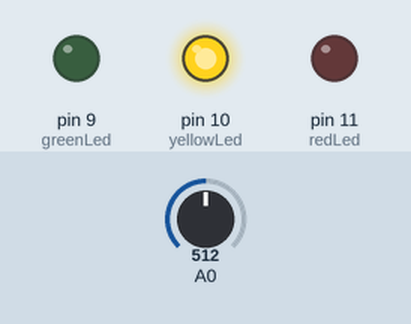
This sketch was run on a simulated Arduino Uno, built with avr-gcc and run on an emulated ATmega328P. Parts: output pins drawn as LEDs (lit = HIGH). The test bench sets the inputs (shaded band); at power-on: A0 = 512. What the sketch prints to the serial monitor is not drawn.

Above: at 1.2 s.
1.3 s: A0 set to 672
2.8 s: A0 set to 687
At 3.3 s:
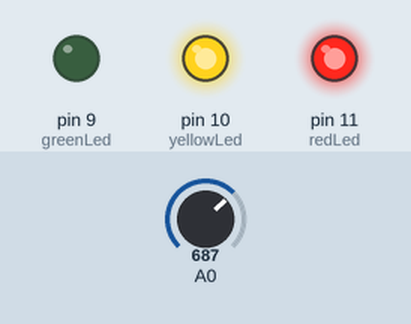
4.3 s: A0 set to 831
5.8 s: A0 set to 853
At 6.7 s:
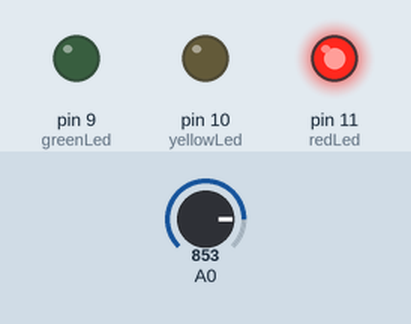
7.3 s: A0 set to 306
At 7.8 s:
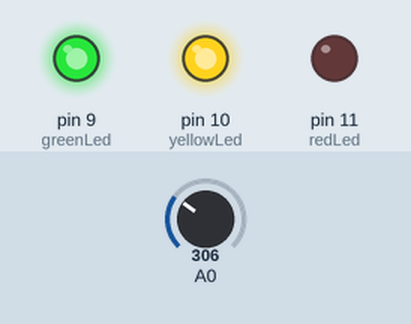
8.8 s: A0 set to 327
10.3 s: A0 set to 356
At 11.2 s:
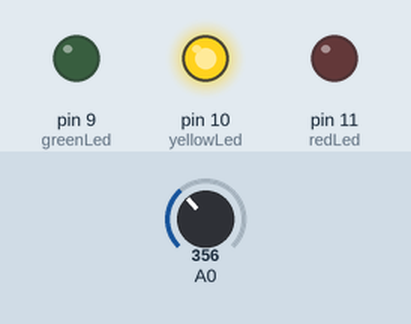
Timing chart, 0 to 12.8 s (numbered marks = the images above; inputs shaded):
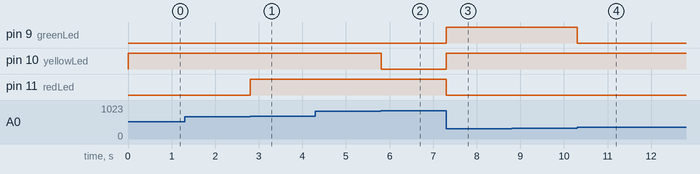

Measured:
- the behaviour switches between 679 and 680 on A0 (found by bisection; images 0 and 1)
- the behaviour switches between 839 and 840 on A0 (found by bisection; images 1 and 2)
- the behaviour switches between 339 and 340 on A0 (found by bisection; images 3 and 4)
- after the input at 2.8 s, pin 11 (redLed): LOW → HIGH at once
- after the input at 5.8 s, pin 10 (yellowLed): HIGH → LOW at once
- after the input at 7.3 s, pin 9 (greenLed), pin 10 (yellowLed): LOW → HIGH at once; pin 11 (redLed): HIGH → LOW at once
- after the input at 10.3 s, pin 9 (greenLed): HIGH → LOW at once

The sketch:

ledAndResistor.ino
```cpp
int redLed = 11;
int yellowLed = 10;
int greenLed = 9;

void setup(){
  Serial.begin(9600);
}

void loop(){
  int potRead = analogRead(A0);

  int value = potRead / 4;
  Serial.println(value);

  if(value < 85) analogWrite(greenLed, 255); else analogWrite(greenLed, 0);
  if(value >= 45 && value < 210) analogWrite(yellowLed, 255); else analogWrite(yellowLed, 0);
  if(value >= 170) analogWrite(redLed, 255); else analogWrite(redLed, 0);
}
```
